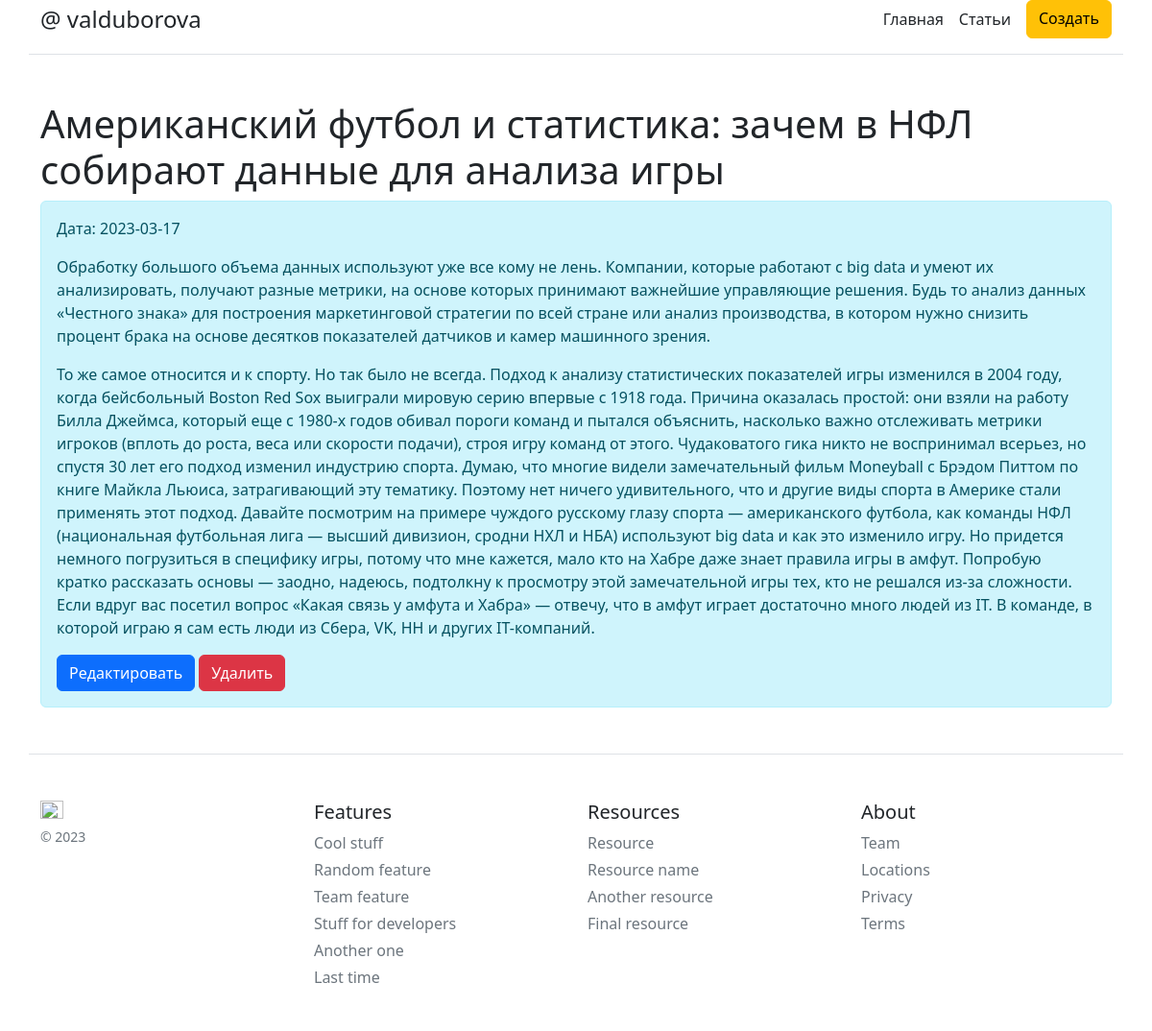
The page /posts/10 on the database its author committed.
### models.py (models this page shows)
class Record(Base):
    __tablename__ = "Records"
    id = Column(Integer, primary_key=True)
    title = Column(String(100), nullable=False)
    intro = Column(String(300), nullable=False)
    text = Column(Text, nullable=False)
    date = Column(Date, default=datetime.utcnow)

### app.py (the view)
@app.route('/posts/<int:id>')
def article(id):
    res = db.query(models.Record).get(id)
    return render_template('article.html', rec=res)

### templates/article.html (shortened to what this page needs)
{% extends 'default.html' %}
{% block body %}
<div class="container mt-5">
    <h1>{{rec.title}}</h1>
    <div class="alert alert-info">
        {% if rec.date %}
        <p>Дата: {{ rec.date }}</p>
        {% endif %}
        <p>{{ rec.intro }}</p>
        <p>{{ rec.text }}</p>
        <a href="/posts/{{ rec.id }}/update" class="btn btn-primary">Редактировать</a>
        <a href="/posts/{{ rec.id }}/delete" class="btn btn-danger">Удалить</a>
    </div>
</div>
{% endblock %}

### rows shown on the page
Record: title "Американский футбол и статистика: зачем в НФЛ собирают данные для анализа игры", date "2023-03-17", intro "Обработку большого объема данных используют уже все кому не лень. Компании, которые работают с big data и умеют их анализировать, получают разные метрики, на основе которых принимают важнейшие управляющие решения. Будь то анализ данных «Честного знака» для построения маркетинговой стратегии по всей стране или анализ производства, в котором нужно снизить процент брака на основе десятков показателей датчиков и камер машинного зрения.", text "То же самое относится и к спорту. Но так было не всегда. Подход к анализу статистических показателей игры изменился в 2004 году, когда бейсбольный Boston Red Sox выиграли мировую серию впервые с 1918 года. Причина оказалась простой: они взяли на работу Билла Джеймса, который еще с 1980-х годов обивал пороги команд и пытался объяснить, насколько важно отслеживать метрики игроков (вплоть до роста, веса или скорости подачи), строя игру команд от этого. Чудаковатого гика никто не воспринимал всерьез, но спустя 30 лет его подход изменил индустрию спорта. Думаю, что многие видели замечательный фильм Moneyball с Брэдом Питтом по книге Майкла Льюиса, затрагивающий эту тематику. Поэтому нет ничего…"
